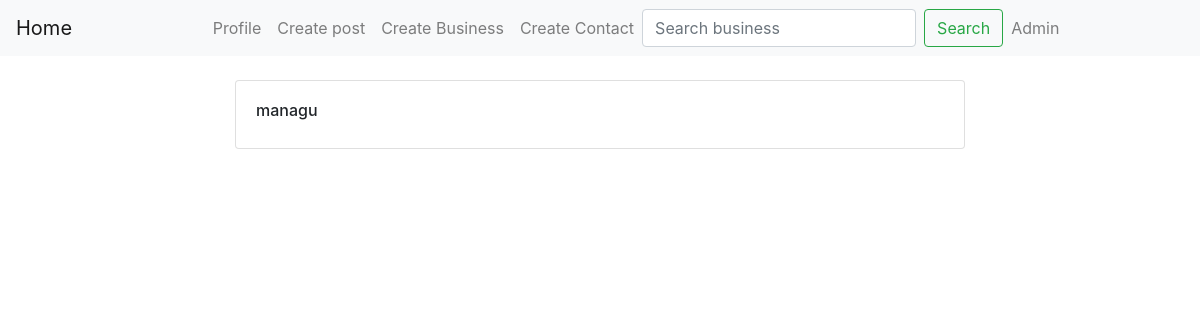
The app's page /business/2/ (signed in), older data.
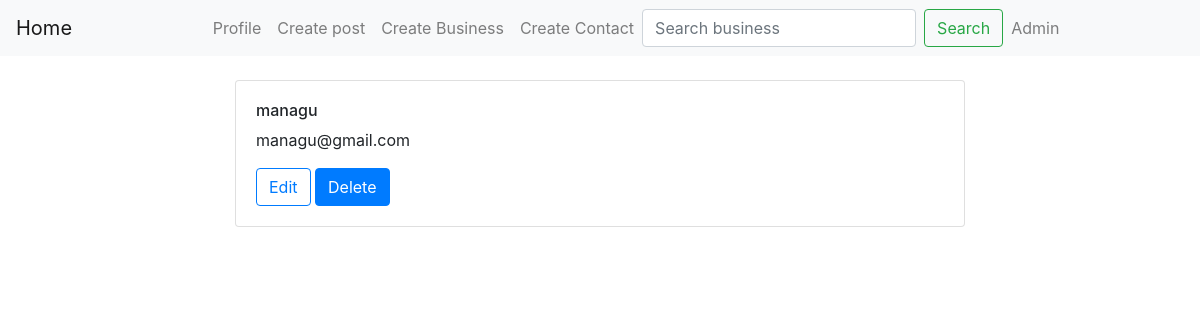
The same page, newer data.
### posts/models.py (models this page shows, shortened)
class Buseiness(models.Model):
    name = models.CharField(max_length=300)
    email = models.CharField(max_length=300)
    user = models.ForeignKey(User, on_delete=models.CASCADE, null=True)
    neighbourhood = models.ForeignKey(Neighbourhood, on_delete=models.CASCADE, null=True)

### posts/views.py (the view)
# urls.py: path('business/<int:id>/', find_business, name='find_business'),
def find_business(request, id):
    bsn = get_object_or_404(Buseiness, id = id)
    context = {
        'bsn':bsn,
    }
    return render(request, 'bsndetails.html', context)

### templates/bsndetails.html (shortened to what this page needs)
{% extends 'base.html' %}
{% block content %}
<div class="container mt-2">
    <div class="row">
        <div class="col-md-2"></div>
        <div class="col-md-8 mt-3 mb-3">
            <div class="card">
                <div class="card-body">
                    <h6 class="card-text">
                        {{bsn.name}}
                    </h6>
                    <p class="card-text">
                        {{bsn.email}}
                    </p>
                    {% if bsn.user == request.user %}
                    <a class="btn btn-outline-primary me-1 flex-grow-1" href="{% url 'edit_business' bsn.id %}">Edit</a>
                    <a type="button"  href="{% url 'delete_business' bsn.id %}" class="btn btn-primary flex-grow-1">Delete</a>
                    {% endif %}
                </div>
            </div>
        </div>
        <div class="col-md-2"></div>
    </div>
</div>
{% endblock content %}

### templates/base.html (shortened to what this page needs)
<!doctype html>
<html lang="en">
  <head>
    <link rel="stylesheet" href="https://cdn.jsdelivr.net/npm/bootstrap@4.0.0/dist/css/bootstrap.min.css">
  </head>
  <body>
    <nav class="navbar navbar-expand-lg navbar-light bg-light">
        <a class="navbar-brand" href="{% url 'home' %}">Home</a>
      {% if request.user.is_authenticated %}
        <div class="collapse navbar-collapse" id="navbarSupportedContent">
          <ul class="navbar-nav mx-auto">
            <li class="nav-item">
              <a class="nav-link" href="{% url 'profile' request.user.username %}">Profile</a>
            </li>
            <li class="nav-item">
                <a class="nav-link" href="{% url 'postnews' %}">Create post</a>
              </li>
              <li class="nav-item">
                <a class="nav-link" href="{% url 'postbsn' %}">Create Business</a>
              </li>
              <li class="nav-item">
                <a class="nav-link" href="{% url 'postdept' %}">Create Contact</a>
              </li>
              <form class="form-inline my-2 my-lg-0"  action="/search">
                <input name="q" class="form-control mr-sm-2" type="search" placeholder="Search business" aria-label="Search">
                <button class="btn btn-outline-success my-2 my-sm-0" type="submit">Search</button>
              </form>
              {% endif %}
              {% if request.user.is_authenticated  and request.user.is_staff %}
              <li class="nav-item">
                <a class="nav-link" href="{% url 'admin_dashboard' %}">Admin</a>
              </li>
              {% endif %}
          </ul>
        </div>
      </nav>
    {% block content %}
    {% endblock content %}
  </body>
</html>

Row changes from the older to the newer data that the page shows:
changed Buseiness "managu": email (not shown) → "managu@gmail.com"; user_id empty → 1 (drawn)
Text that changed along with them:
text now shown: "Edit Delete"
